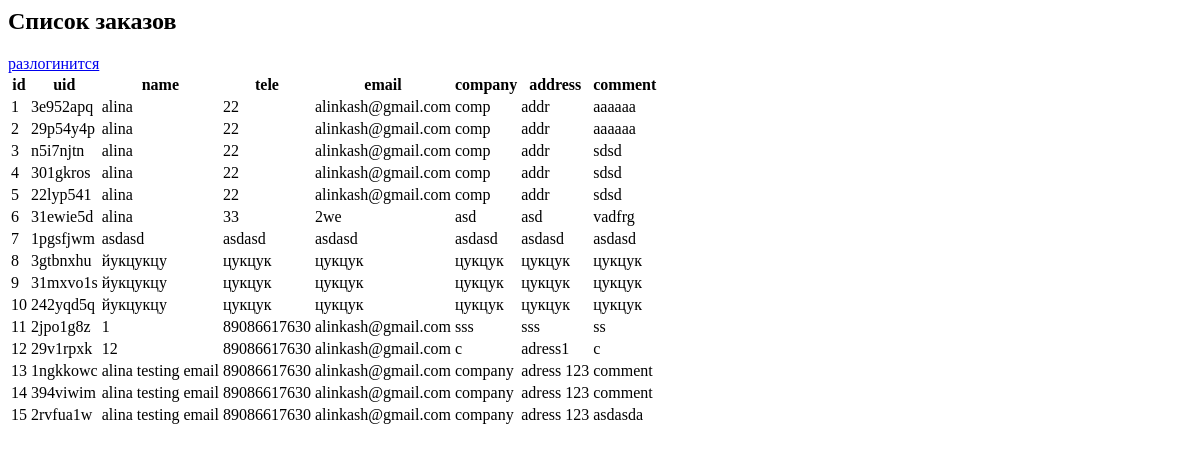
The page /admin/views (signed in) on the database as committed earlier.
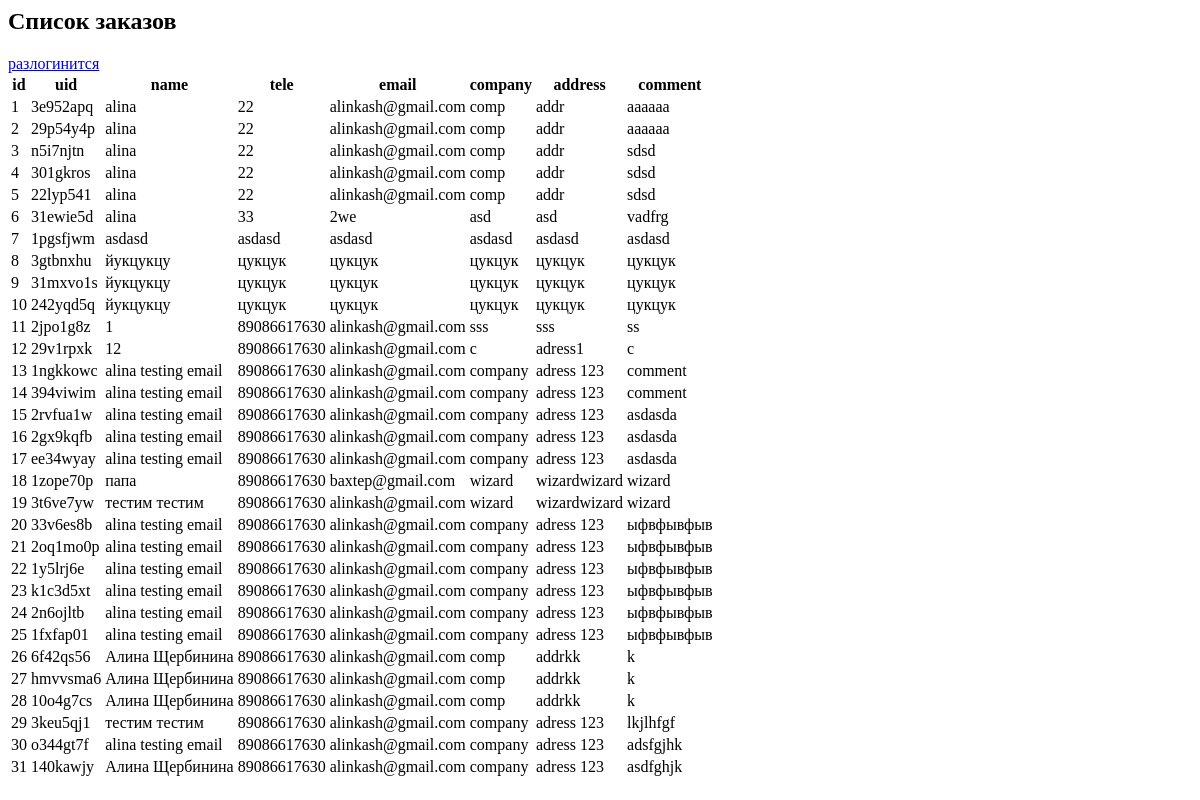
The same page on the database as committed later.
### tables this page shows
CREATE TABLE "mainmenu" (
	"id"	INTEGER NOT NULL,
	"uid"	INTEGER NOT NULL,
	"name"	TEXT NOT NULL,
	"tele"	TEXT NOT NULL,
	"email"	TEXT NOT NULL,
	"company"	TEXT,
	"address"	TEXT,
	"comment"	TEXT,
	PRIMARY KEY("id" AUTOINCREMENT)
);

### app.py (the view)
@app.route("/admin/views")
@login_required
def showTable():
    return render_template('admin.html', posts = dbase.getPosts())

### FDataBase.py (called while the page is built)
    def getPosts(self):
        try:
            self.__cur.execute("SELECT * FROM mainmenu")
            res = self.__cur.fetchall()
            if res: return res
        except sqlite3.Error as e:
            print("Error reading data base" + str(e))
        return []

    def getUser(self, user_id):
        try:
            self.__cur.execute(f"SELECT * FROM users WHERE id = {user_id} LIMIT 1")
            res = self.__cur.fetchone()
            if not res:
                print("User not found")
                return False
            return res
        except sqlite3.Error as e:
            print("Error of getting data from DB" + str(e))
        return False

### UserLogin.py (called while the page is built)
    def fromDB(self, user_id, db):
        self.__user = db.getUser(user_id)
        return self

### app.py (called while the page is built)
@login_manager.user_loader
def load_user(user_id):
    print("load_user")
    return UserLogin().fromDB(user_id, dbase)

def connect_db():
    conn = sqlite3.connect(app.config['DATABASE'])
    conn.row_factory = sqlite3.Row
    return conn

def get_db():
    if not hasattr(g, 'link_db'):
        g.link_db = connect_db()
    return g.link_db

@app.before_request
def before_request_func():
    global dbase
    db= get_db()
    dbase = FDataBase(db)

### templates/admin.html
<h2>Список заказов</h2>
<a href="/logout">разлогинится</a>
<table>
    <tr>
        <th>id</th>
        <th>uid</th>
        <th>name</th>
        <th>tele</th>
        <th>email</th>
        <th>company</th>
        <th>address</th>
        <th>comment</th>
      </tr>
      {% for p in posts %}
      <tr>
        <td>{{p.id}}</td>
        <td>{{p.uid}}</td>
        <td>{{p.name}}</td>
        <td>{{p.tele}}</td>
        <td>{{p.email}}</td>
        <td>{{p.company}}</td>
        <td>{{p.address}}</td>
        <td>{{p.comment}}</td>
      </tr>
      {% endfor %}
</table>

Rows that differ between the two databases and show on the page:
added mainmenu: id "16", uid "2gx9kqfb", name "alina testing email", tele "89086617630", email "alinkash@gmail.com", company "company", address "adress 123", comment "asdasda"
added mainmenu: id "17", uid "ee34wyay", name "alina testing email", tele "89086617630", email "alinkash@gmail.com", company "company", address "adress 123", comment "asdasda"
added mainmenu: id "18", uid "1zope70p", name "папа", tele "89086617630", email "baxtep@gmail.com", company "wizard", address "wizardwizard", comment "wizard"
added mainmenu: id "19", uid "3t6ve7yw", name "тестим тестим", tele "89086617630", email "alinkash@gmail.com", company "wizard", address "wizardwizard", comment "wizard"
added mainmenu: id "20", uid "33v6es8b", name "alina testing email", tele "89086617630", email "alinkash@gmail.com", company "company", address "adress 123", comment "ыфвфывфыв"
added mainmenu: id "21", uid "2oq1mo0p", name "alina testing email", tele "89086617630", email "alinkash@gmail.com", company "company", address "adress 123", comment "ыфвфывфыв"
added mainmenu: id "22", uid "1y5lrj6e", name "alina testing email", tele "89086617630", email "alinkash@gmail.com", company "company", address "adress 123", comment "ыфвфывфыв"
added mainmenu: id "23", uid "k1c3d5xt", name "alina testing email", tele "89086617630", email "alinkash@gmail.com", company "company", address "adress 123", comment "ыфвфывфыв"
added mainmenu: id "24", uid "2n6ojltb", name "alina testing email", tele "89086617630", email "alinkash@gmail.com", company "company", address "adress 123", comment "ыфвфывфыв"
added mainmenu: id "25", uid "1fxfap01", name "alina testing email", tele "89086617630", email "alinkash@gmail.com", company "company", address "adress 123", comment "ыфвфывфыв"
added mainmenu: id "26", uid "6f42qs56", name "Алина Щербинина", tele "89086617630", email "alinkash@gmail.com", company "comp", address "addrkk", comment "k"
added mainmenu: id "27", uid "hmvvsma6", name "Алина Щербинина", tele "89086617630", email "alinkash@gmail.com", company "comp", address "addrkk", comment "k"
added mainmenu: id "28", uid "10o4g7cs", name "Алина Щербинина", tele "89086617630", email "alinkash@gmail.com", company "comp", address "addrkk", comment "k"
added mainmenu: id "29", uid "3keu5qj1", name "тестим тестим", tele "89086617630", email "alinkash@gmail.com", company "company", address "adress 123", comment "lkjlhfgf"
added mainmenu: id "30", uid "o344gt7f", name "alina testing email", tele "89086617630", email "alinkash@gmail.com", company "company", address "adress 123", comment "adsfgjhk"
added mainmenu: id "31", uid "140kawjy", name "Алина Щербинина", tele "89086617630", email "alinkash@gmail.com", company "company", address "adress 123", comment "asdfghjk"
